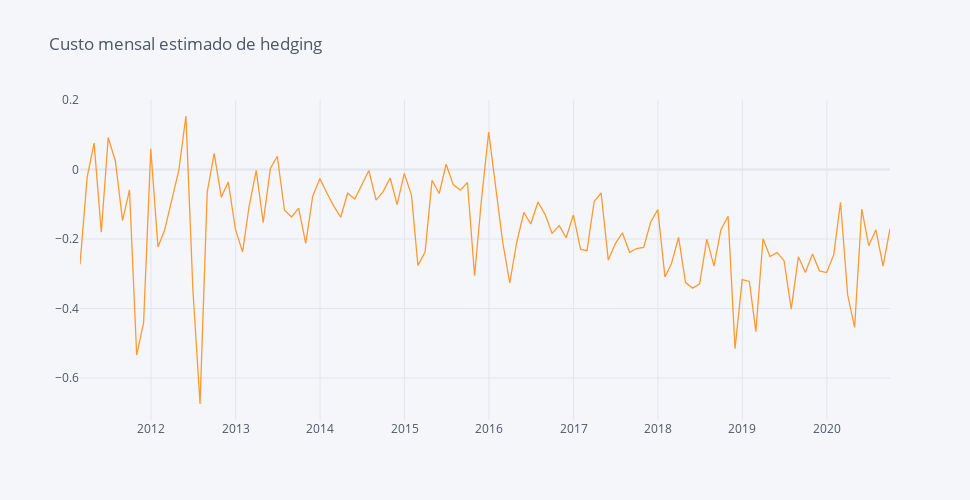

The cell this chart's notebook holds for it:
### Code cell
(ratio.resample('M').last()[['60 days MA']]['2011':].pct_change().dropna() * 100).iplot(dimensions=pl.dimensions, title='Custo mensal estimado de hedging')
